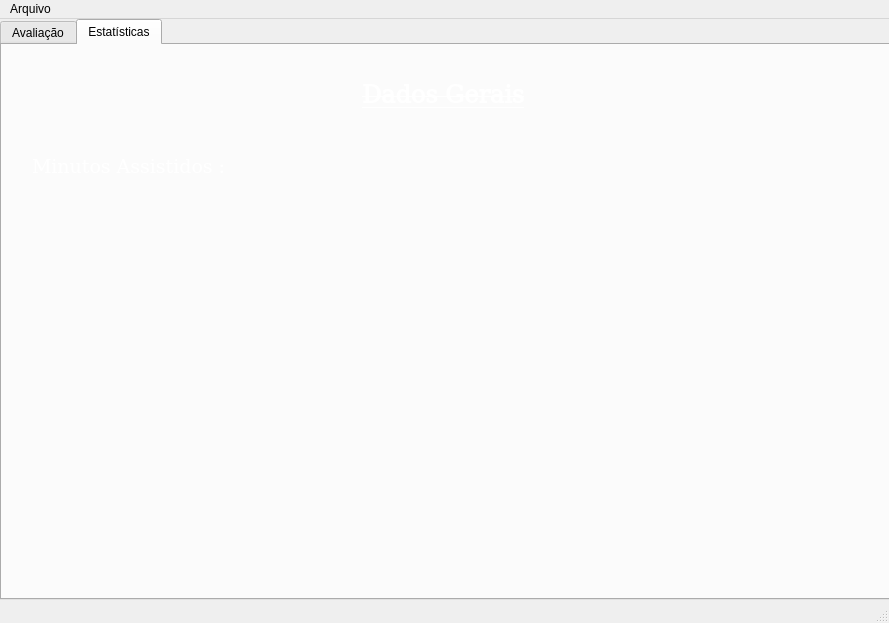
<?xml version="1.0" encoding="UTF-8"?>
<ui version="4.0">
 <class>MainWindow</class>
 <widget class="QMainWindow" name="MainWindow">
  <property name="geometry">
   <rect>
    <x>0</x>
    <y>0</y>
    <width>889</width>
    <height>623</height>
   </rect>
  </property>
  <property name="windowTitle">
   <string>MainWindow</string>
  </property>
  <widget class="QWidget" name="centralwidget">
   <widget class="QTabWidget" name="tabWidget">
    <property name="geometry">
     <rect>
      <x>0</x>
      <y>0</y>
      <width>891</width>
      <height>581</height>
     </rect>
    </property>
    <property name="currentIndex">
     <number>1</number>
    </property>
    <widget class="QWidget" name="tab">
     <attribute name="title">
      <string>Avaliação</string>
     </attribute>
     <widget class="QLabel" name="label_2">
      <property name="geometry">
       <rect>
        <x>60</x>
        <y>60</y>
        <width>47</width>
        <height>13</height>
       </rect>
      </property>
      <property name="text">
       <string/>
      </property>
     </widget>
     <widget class="QLabel" name="label_3">
      <property name="geometry">
       <rect>
        <x>-190</x>
        <y>0</y>
        <width>1081</width>
        <height>651</height>
       </rect>
      </property>
      <property name="text">
       <string/>
      </property>
      <property name="pixmap">
       <pixmap>../../../../Pictures/Studio Ghibli - Anime Wallpaper 01.png</pixmap>
      </property>
     </widget>
     <widget class="QLabel" name="label">
      <property name="geometry">
       <rect>
        <x>30</x>
        <y>70</y>
        <width>61</width>
        <height>20</height>
       </rect>
      </property>
      <property name="font">
       <font>
        <pointsize>9</pointsize>
       </font>
      </property>
      <property name="styleSheet">
       <string notr="true">color: rgb(255, 255, 255);</string>
      </property>
      <property name="text">
       <string>Animação :</string>
      </property>
     </widget>
     <widget class="QComboBox" name="comboFilmes">
      <property name="geometry">
       <rect>
        <x>100</x>
        <y>70</y>
        <width>241</width>
        <height>20</height>
       </rect>
      </property>
      <item>
       <property name="text">
        <string/>
       </property>
      </item>
      <item>
       <property name="text">
        <string>A Viagem de Chihiro</string>
       </property>
      </item>
      <item>
       <property name="text">
        <string>Meu Amigo Totoro</string>
       </property>
      </item>
      <item>
       <property name="text">
        <string>Serviço De Entregas Da Kiki</string>
       </property>
      </item>
      <item>
       <property name="text">
        <string>Vidas Ao Vento</string>
       </property>
      </item>
      <item>
       <property name="text">
        <string>O Conto Da Princesa Kaguya</string>
       </property>
      </item>
      <item>
       <property name="text">
        <string>Castelo Animado</string>
       </property>
      </item>
      <item>
       <property name="text">
        <string>Túmulo De Vagalumes </string>
       </property>
      </item>
      <item>
       <property name="text">
        <string>As Memórias de Marnie</string>
       </property>
      </item>
      <item>
       <property name="text">
        <string>Reino Dos Gatos</string>
       </property>
      </item>
      <item>
       <property name="text">
        <string>Ponyo</string>
       </property>
      </item>
      <item>
       <property name="text">
        <string>Princesa Mononoke</string>
       </property>
      </item>
      <item>
       <property name="text">
        <string>Sussuros Do Coração</string>
       </property>
      </item>
      <item>
       <property name="text">
        <string>Tartaruga Vermelha</string>
       </property>
      </item>
     </widget>
     <widget class="QLabel" name="label_5">
      <property name="geometry">
       <rect>
        <x>56</x>
        <y>40</y>
        <width>181</width>
        <height>20</height>
       </rect>
      </property>
      <property name="font">
       <font>
        <family>DejaVu Serif</family>
        <pointsize>12</pointsize>
       </font>
      </property>
      <property name="styleSheet">
       <string notr="true">
color: rgb(255, 255, 255);</string>
      </property>
      <property name="text">
       <string>Studio Ghibli - Filmes</string>
      </property>
     </widget>
     <widget class="QLabel" name="label_4">
      <property name="geometry">
       <rect>
        <x>30</x>
        <y>110</y>
        <width>61</width>
        <height>20</height>
       </rect>
      </property>
      <property name="font">
       <font>
        <pointsize>9</pointsize>
       </font>
      </property>
      <property name="styleSheet">
       <string notr="true">color: rgb(255, 255, 255);</string>
      </property>
      <property name="text">
       <string>Nota :</string>
      </property>
     </widget>
     <widget class="QLabel" name="label_10">
      <property name="geometry">
       <rect>
        <x>250</x>
        <y>170</y>
        <width>81</width>
        <height>16</height>
       </rect>
      </property>
      <property name="styleSheet">
       <string notr="true">color: rgb(255, 255, 255);

</string>
      </property>
      <property name="text">
       <string> *(em minutos)</string>
      </property>
     </widget>
     <widget class="QTableWidget" name="tabelaFilmes">
      <property name="geometry">
       <rect>
        <x>10</x>
        <y>280</y>
        <width>601</width>
        <height>271</height>
       </rect>
      </property>
      <property name="styleSheet">
       <string notr="true">background-color: rgb(170, 170, 255);
background-color: rgb(85, 170, 255);</string>
      </property>
      <column>
       <property name="text">
        <string>Animação</string>
       </property>
      </column>
      <column>
       <property name="text">
        <string>Nota</string>
       </property>
      </column>
      <column>
       <property name="text">
        <string>Duração</string>
       </property>
      </column>
      <column>
       <property name="text">
        <string>Gênero</string>
       </property>
      </column>
      <column>
       <property name="text">
        <string>Assistido</string>
       </property>
      </column>
      <column>
       <property name="text">
        <string>Avaliador</string>
       </property>
      </column>
     </widget>
     <widget class="QWidget" name="layoutWidget">
      <property name="geometry">
       <rect>
        <x>190</x>
        <y>110</y>
        <width>153</width>
        <height>19</height>
       </rect>
      </property>
      <layout class="QHBoxLayout" name="horizontalLayout">
       <item>
        <widget class="QLabel" name="label_8">
         <property name="font">
          <font>
           <pointsize>9</pointsize>
          </font>
         </property>
         <property name="styleSheet">
          <string notr="true">color: rgb(255, 255, 255);</string>
         </property>
         <property name="text">
          <string>Já assistiu?</string>
         </property>
        </widget>
       </item>
       <item>
        <widget class="QRadioButton" name="radioButton">
         <property name="styleSheet">
          <string notr="true">color: rgb(255, 255, 255);</string>
         </property>
         <property name="text">
          <string>Sim</string>
         </property>
        </widget>
       </item>
       <item>
        <widget class="QRadioButton" name="radioButton_2">
         <property name="styleSheet">
          <string notr="true">color: rgb(255, 255, 255);</string>
         </property>
         <property name="text">
          <string>Não</string>
         </property>
        </widget>
       </item>
      </layout>
     </widget>
     <widget class="QLineEdit" name="lineNota">
      <property name="geometry">
       <rect>
        <x>100</x>
        <y>110</y>
        <width>71</width>
        <height>20</height>
       </rect>
      </property>
     </widget>
     <widget class="QComboBox" name="comboGender">
      <property name="geometry">
       <rect>
        <x>100</x>
        <y>140</y>
        <width>131</width>
        <height>20</height>
       </rect>
      </property>
      <item>
       <property name="text">
        <string/>
       </property>
      </item>
      <item>
       <property name="text">
        <string>Aventura</string>
       </property>
      </item>
      <item>
       <property name="text">
        <string>Ação</string>
       </property>
      </item>
      <item>
       <property name="text">
        <string>Fantasia</string>
       </property>
      </item>
      <item>
       <property name="text">
        <string>Romance</string>
       </property>
      </item>
      <item>
       <property name="text">
        <string>Drama</string>
       </property>
      </item>
      <item>
       <property name="text">
        <string>Guerra</string>
       </property>
      </item>
      <item>
       <property name="text">
        <string>Aniparô</string>
       </property>
      </item>
      <item>
       <property name="text">
        <string>Sci-Fi</string>
       </property>
      </item>
      <item>
       <property name="text">
        <string>Esportes</string>
       </property>
      </item>
      <item>
       <property name="text">
        <string>Isekai</string>
       </property>
      </item>
     </widget>
     <widget class="QLabel" name="label_7">
      <property name="geometry">
       <rect>
        <x>30</x>
        <y>140</y>
        <width>125</width>
        <height>20</height>
       </rect>
      </property>
      <property name="font">
       <font>
        <pointsize>9</pointsize>
       </font>
      </property>
      <property name="styleSheet">
       <string notr="true">color: rgb(255, 255, 255);</string>
      </property>
      <property name="text">
       <string>Gênero :</string>
      </property>
     </widget>
     <widget class="QLineEdit" name="lineTempo">
      <property name="geometry">
       <rect>
        <x>100</x>
        <y>170</y>
        <width>133</width>
        <height>20</height>
       </rect>
      </property>
     </widget>
     <widget class="QLabel" name="label_9">
      <property name="geometry">
       <rect>
        <x>30</x>
        <y>170</y>
        <width>61</width>
        <height>20</height>
       </rect>
      </property>
      <property name="font">
       <font>
        <pointsize>9</pointsize>
       </font>
      </property>
      <property name="styleSheet">
       <string notr="true">color: rgb(255, 255, 255);</string>
      </property>
      <property name="text">
       <string>Duração :</string>
      </property>
     </widget>
     <widget class="QLabel" name="label_12">
      <property name="geometry">
       <rect>
        <x>30</x>
        <y>200</y>
        <width>56</width>
        <height>22</height>
       </rect>
      </property>
      <property name="font">
       <font>
        <pointsize>9</pointsize>
       </font>
      </property>
      <property name="styleSheet">
       <string notr="true">color: rgb(255, 255, 255);</string>
      </property>
      <property name="text">
       <string>Avaliador :</string>
      </property>
     </widget>
     <widget class="QLineEdit" name="lineAvaliador">
      <property name="geometry">
       <rect>
        <x>99</x>
        <y>200</y>
        <width>231</width>
        <height>20</height>
       </rect>
      </property>
     </widget>
     <widget class="QWidget" name="">
      <property name="geometry">
       <rect>
        <x>370</x>
        <y>70</y>
        <width>181</width>
        <height>25</height>
       </rect>
      </property>
      <layout class="QHBoxLayout" name="horizontalLayout_3">
       <item>
        <widget class="QPushButton" name="btnApagar">
         <property name="text">
          <string>Excluir</string>
         </property>
        </widget>
       </item>
       <item>
        <spacer name="horizontalSpacer">
         <property name="orientation">
          <enum>Qt::Horizontal</enum>
         </property>
         <property name="sizeHint" stdset="0">
          <size>
           <width>40</width>
           <height>20</height>
          </size>
         </property>
        </spacer>
       </item>
       <item>
        <widget class="QPushButton" name="btnInserir_2">
         <property name="text">
          <string>Inserir Avaliação</string>
         </property>
        </widget>
       </item>
      </layout>
     </widget>
     <widget class="QWidget" name="">
      <property name="geometry">
       <rect>
        <x>610</x>
        <y>70</y>
        <width>154</width>
        <height>22</height>
       </rect>
      </property>
      <layout class="QHBoxLayout" name="horizontalLayout_2">
       <item>
        <widget class="QLabel" name="label_13">
         <property name="font">
          <font>
           <pointsize>9</pointsize>
          </font>
         </property>
         <property name="styleSheet">
          <string notr="true">color: rgb(255, 255, 255);</string>
         </property>
         <property name="text">
          <string>Ordenar Por :</string>
         </property>
        </widget>
       </item>
       <item>
        <widget class="QComboBox" name="comboOrdenar">
         <item>
          <property name="text">
           <string/>
          </property>
         </item>
         <item>
          <property name="text">
           <string>Animação</string>
          </property>
         </item>
         <item>
          <property name="text">
           <string>Gênero</string>
          </property>
         </item>
        </widget>
       </item>
      </layout>
     </widget>
    </widget>
    <widget class="QWidget" name="tab_2">
     <attribute name="title">
      <string>Estatísticas</string>
     </attribute>
     <widget class="QLabel" name="label_11">
      <property name="geometry">
       <rect>
        <x>-40</x>
        <y>-10</y>
        <width>991</width>
        <height>581</height>
       </rect>
      </property>
      <property name="text">
       <string/>
      </property>
      <property name="pixmap">
       <pixmap>../../../../Pictures/Screenshots/Captura de Tela (114).png</pixmap>
      </property>
      <property name="scaledContents">
       <bool>true</bool>
      </property>
     </widget>
     <widget class="QLabel" name="label_15">
      <property name="geometry">
       <rect>
        <x>360</x>
        <y>30</y>
        <width>181</width>
        <height>41</height>
       </rect>
      </property>
      <property name="font">
       <font>
        <family>DejaVu Math TeX Gyre</family>
        <pointsize>18</pointsize>
        <weight>75</weight>
        <bold>true</bold>
        <underline>true</underline>
        <strikeout>true</strikeout>
       </font>
      </property>
      <property name="styleSheet">
       <string notr="true">color: rgb(255, 255, 255);</string>
      </property>
      <property name="text">
       <string>Dados Gerais</string>
      </property>
     </widget>
     <widget class="QWidget" name="">
      <property name="geometry">
       <rect>
        <x>30</x>
        <y>80</y>
        <width>265</width>
        <height>83</height>
       </rect>
      </property>
      <layout class="QHBoxLayout" name="horizontalLayout_4">
       <item>
        <widget class="QLabel" name="label_14">
         <property name="font">
          <font>
           <family>DejaVu Math TeX Gyre</family>
           <pointsize>14</pointsize>
          </font>
         </property>
         <property name="styleSheet">
          <string notr="true">color: rgb(255, 255, 255);</string>
         </property>
         <property name="text">
          <string>Minutos Assistidos :</string>
         </property>
        </widget>
       </item>
       <item>
        <widget class="QLabel" name="labelDura">
         <property name="font">
          <font>
           <pointsize>11</pointsize>
          </font>
         </property>
         <property name="styleSheet">
          <string notr="true">color: rgb(255, 255, 255);</string>
         </property>
         <property name="text">
          <string/>
         </property>
        </widget>
       </item>
      </layout>
     </widget>
    </widget>
   </widget>
  </widget>
  <widget class="QMenuBar" name="menubar">
   <property name="geometry">
    <rect>
     <x>0</x>
     <y>0</y>
     <width>889</width>
     <height>21</height>
    </rect>
   </property>
   <widget class="QMenu" name="menuArquivo">
    <property name="title">
     <string>Arquivo</string>
    </property>
    <addaction name="separator"/>
    <addaction name="actionCarregar"/>
    <addaction name="actionSalvar"/>
   </widget>
   <addaction name="menuArquivo"/>
  </widget>
  <widget class="QStatusBar" name="statusbar"/>
  <action name="actionCarregar">
   <property name="text">
    <string>Carregar</string>
   </property>
  </action>
  <action name="actionSalvar">
   <property name="text">
    <string>Salvar</string>
   </property>
  </action>
 </widget>
 <resources/>
 <connections/>
</ui>
